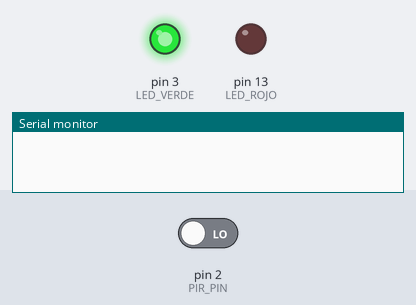
Bench run of a sketch on a simulated Arduino Uno, built with avr-gcc and run on an emulated ATmega328P. Shown: output pins drawn as LEDs (lit = HIGH), the last lines printed to the serial monitor. The test bench sets the inputs (shaded band); at power-on: pin 2 (PIR_PIN) LOW.

Above: at 1.2 s.
1.3 s: pin 2 (PIR_PIN) driven HIGH
At 1.7 s:
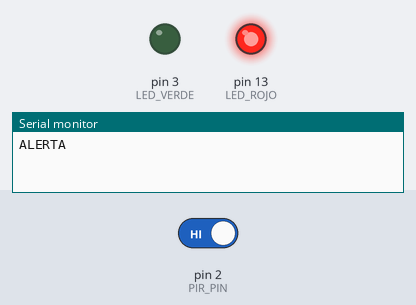
2.8 s: pin 2 (PIR_PIN) driven LOW
At 6.0 s:
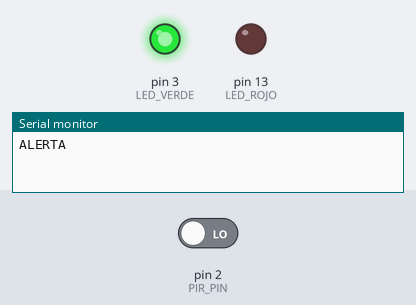
Timing chart, 0 to 7.5 s (numbered marks = the images above; inputs shaded):
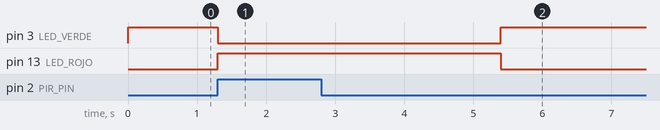

The sketch:

alarma.ino
```cpp
// Definición de pines
const int PIR_PIN = 2;    // Sensor de movimiento
const int LED_ROJO = 13;  // Alerta
const int LED_VERDE = 3;  // Sistema OK

void setup() {
  Serial.begin(9600);

  pinMode(PIR_PIN, INPUT);
  pinMode(LED_ROJO, OUTPUT);
  pinMode(LED_VERDE, OUTPUT);

  // Al arrancar, el verde se enciende (Sistema Vigilando)
  digitalWrite(LED_VERDE, HIGH);
  digitalWrite(LED_ROJO, LOW);
}

void loop() {
  int estado = digitalRead(PIR_PIN);

  if (estado == HIGH) {
    // ¡Movimiento detectado!
    digitalWrite(LED_VERDE, LOW);   // Apaga verde
    digitalWrite(LED_ROJO, HIGH);  // Enciende rojo

    Serial.println("ALERTA");      // Envía aviso a Python
    delay(4000);                   // Mantiene la alerta 4 segundos
  } else {
    // Todo tranquilo
    digitalWrite(LED_VERDE, HIGH);
    digitalWrite(LED_ROJO, LOW);
  }
  delay(100);
}
```

Measured:
- after the input at 1.3 s, pin 3 (LED_VERDE): HIGH → LOW at once; pin 13 (LED_ROJO): LOW → HIGH at once
- after the input at 2.8 s, pin 3 (LED_VERDE): LOW → HIGH after 2.6 s; pin 13 (LED_ROJO): HIGH → LOW after 2.6 s
